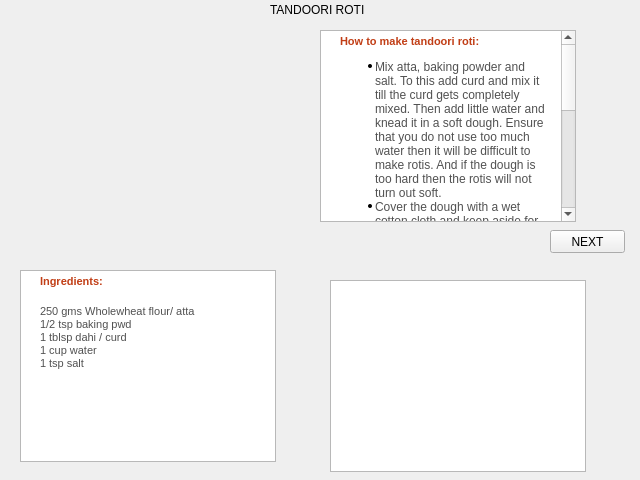
<?xml version="1.0" encoding="UTF-8"?>
<ui version="4.0">
 <class>Roti2</class>
 <widget class="QWidget" name="Roti2">
  <property name="geometry">
   <rect>
    <x>0</x>
    <y>0</y>
    <width>640</width>
    <height>480</height>
   </rect>
  </property>
  <property name="windowTitle">
   <string>Form</string>
  </property>
  <widget class="QLabel" name="label">
   <property name="geometry">
    <rect>
     <x>270</x>
     <y>0</y>
     <width>111</width>
     <height>20</height>
    </rect>
   </property>
   <property name="text">
    <string>TANDOORI ROTI</string>
   </property>
  </widget>
  <widget class="QLabel" name="label_2">
   <property name="geometry">
    <rect>
     <x>30</x>
     <y>30</y>
     <width>241</width>
     <height>231</height>
    </rect>
   </property>
   <property name="text">
    <string/>
   </property>
   <property name="pixmap">
    <pixmap>../../Required Images/tandoori.jpg</pixmap>
   </property>
  </widget>
  <widget class="QTextBrowser" name="textBrowser">
   <property name="geometry">
    <rect>
     <x>20</x>
     <y>270</y>
     <width>256</width>
     <height>192</height>
    </rect>
   </property>
   <property name="html">
    <string>&lt;!DOCTYPE HTML PUBLIC &quot;-//W3C//DTD HTML 4.0//EN&quot; &quot;http://www.w3.org/TR/REC-html40/strict.dtd&quot;&gt;
&lt;html&gt;&lt;head&gt;&lt;meta name=&quot;qrichtext&quot; content=&quot;1&quot; /&gt;&lt;style type=&quot;text/css&quot;&gt;
p, li { white-space: pre-wrap; }
&lt;/style&gt;&lt;/head&gt;&lt;body style=&quot; font-family:'MS Shell Dlg 2'; font-size:8.25pt; font-weight:400; font-style:normal;&quot;&gt;
&lt;p style=&quot; margin-top:0px; margin-bottom:0px; margin-left:15px; margin-right:5px; -qt-block-indent:0; text-indent:0px; background-color:#ffffff;&quot;&gt;&lt;span style=&quot; font-family:'VERDANA,Arial'; font-size:8pt; font-weight:600; color:#c13e16; background-color:#ffffff;&quot;&gt;Ingredients:&lt;/span&gt;&lt;span style=&quot; font-family:'Times New Roman'; font-size:8pt; color:#000000; background-color:#ffffff;&quot;&gt; &lt;/span&gt;&lt;/p&gt;
&lt;table border=&quot;0&quot; style=&quot; margin-top:0px; margin-bottom:0px; margin-left:0px; margin-right:0px;&quot; align=&quot;right&quot; cellspacing=&quot;2&quot; cellpadding=&quot;0&quot; bgcolor=&quot;#ffffff&quot;&gt;
&lt;tr&gt;
&lt;td&gt;&lt;/td&gt;
&lt;td width=&quot;30&quot;&gt;&lt;/td&gt;&lt;/tr&gt;&lt;/table&gt;
&lt;p style=&quot; margin-top:0px; margin-bottom:0px; margin-left:15px; margin-right:10px; -qt-block-indent:0; text-indent:0px; background-color:#ffffff;&quot;&gt;&lt;span style=&quot; font-family:'verdana,Arial'; font-size:8pt; color:#515151; background-color:#ffffff;&quot;&gt;250 gms Wholewheat flour/ atta&lt;/span&gt;&lt;span style=&quot; font-family:'verdana,Arial'; font-size:8pt; color:#515151;&quot;&gt;&lt;br /&gt;1/2 tsp baking pwd&lt;br /&gt;1 tblsp dahi / curd&lt;br /&gt;1 cup water&lt;br /&gt;1 tsp salt&lt;/span&gt;&lt;/p&gt;&lt;/body&gt;&lt;/html&gt;</string>
   </property>
  </widget>
  <widget class="QTextBrowser" name="textBrowser_2">
   <property name="geometry">
    <rect>
     <x>320</x>
     <y>30</y>
     <width>256</width>
     <height>192</height>
    </rect>
   </property>
   <property name="html">
    <string>&lt;!DOCTYPE HTML PUBLIC &quot;-//W3C//DTD HTML 4.0//EN&quot; &quot;http://www.w3.org/TR/REC-html40/strict.dtd&quot;&gt;
&lt;html&gt;&lt;head&gt;&lt;meta name=&quot;qrichtext&quot; content=&quot;1&quot; /&gt;&lt;style type=&quot;text/css&quot;&gt;
p, li { white-space: pre-wrap; }
&lt;/style&gt;&lt;/head&gt;&lt;body style=&quot; font-family:'MS Shell Dlg 2'; font-size:8.25pt; font-weight:400; font-style:normal;&quot;&gt;
&lt;p style=&quot; margin-top:0px; margin-bottom:0px; margin-left:15px; margin-right:5px; -qt-block-indent:0; text-indent:0px; background-color:#ffffff;&quot;&gt;&lt;span style=&quot; font-family:'VERDANA,Arial'; font-size:8pt; font-weight:600; color:#c13e16; background-color:#ffffff;&quot;&gt;How to make tandoori roti:&lt;/span&gt;&lt;/p&gt;
&lt;ul style=&quot;margin-top: 0px; margin-bottom: 0px; margin-left: 0px; margin-right: 0px; -qt-list-indent: 1;&quot;&gt;&lt;li style=&quot; font-family:'Verdana,Arial'; font-size:8pt; color:#515151;&quot; style=&quot; margin-top:12px; margin-bottom:0px; margin-left:10px; margin-right:10px; -qt-block-indent:0; text-indent:0px;&quot;&gt;&lt;span style=&quot; font-size:medium;&quot;&gt;Mix atta, baking powder and salt. To this add curd and mix it till the curd gets completely mixed. Then add little water and knead it in a soft dough. Ensure that you do not use too much water then it will be difficult to make rotis. And if the dough is too hard then the rotis will not turn out soft.&lt;/span&gt;&lt;/li&gt;
&lt;li style=&quot; font-family:'Verdana,Arial'; font-size:8pt; color:#515151;&quot; style=&quot; margin-top:0px; margin-bottom:0px; margin-left:10px; margin-right:10px; -qt-block-indent:0; text-indent:0px;&quot;&gt;&lt;span style=&quot; font-size:medium;&quot;&gt;Cover the dough with a wet cotton cloth and keep aside for half an hour.&lt;/span&gt;&lt;/li&gt;
&lt;li style=&quot; font-family:'Verdana,Arial'; font-size:8pt; color:#515151;&quot; style=&quot; margin-top:0px; margin-bottom:0px; margin-left:10px; margin-right:10px; -qt-block-indent:0; text-indent:0px;&quot;&gt;&lt;span style=&quot; font-size:medium;&quot;&gt;Pre heat the tandoor or oven for 2 mins.&lt;/span&gt;&lt;/li&gt;
&lt;li style=&quot; font-family:'Verdana,Arial'; font-size:8pt; color:#515151;&quot; style=&quot; margin-top:0px; margin-bottom:0px; margin-left:10px; margin-right:10px; -qt-block-indent:0; text-indent:0px;&quot;&gt;&lt;span style=&quot; font-size:medium;&quot;&gt;Now make a small round ball from the dough and roll it in a round flat bread by dusting some flour to form a thick roti.&lt;/span&gt;&lt;/li&gt;
&lt;li style=&quot; font-family:'Verdana,Arial'; font-size:8pt; color:#515151;&quot; style=&quot; margin-top:0px; margin-bottom:0px; margin-left:10px; margin-right:10px; -qt-block-indent:0; text-indent:0px;&quot;&gt;&lt;span style=&quot; font-size:medium;&quot;&gt;Now bake the roti for 4-5 minutes in the clay tandoor or in case of an oven, at the temperatue of 200 degree celsius.&lt;/span&gt;&lt;/li&gt;
&lt;li style=&quot; font-family:'Verdana,Arial'; font-size:8pt; color:#515151;&quot; style=&quot; margin-top:0px; margin-bottom:0px; margin-left:10px; margin-right:10px; -qt-block-indent:0; text-indent:0px;&quot;&gt;&lt;span style=&quot; font-size:medium;&quot;&gt;Once some black spots appear on top of the roti, remove from the tandoor, smear some ghee or butter and serve hot with choice of dal or curry dish.&lt;/span&gt;&lt;/li&gt;
&lt;li style=&quot; font-family:'Verdana,Arial'; font-size:8pt; color:#515151;&quot; style=&quot; margin-top:0px; margin-bottom:12px; margin-left:10px; margin-right:10px; -qt-block-indent:0; text-indent:0px;&quot;&gt;&lt;span style=&quot; font-size:medium;&quot;&gt;Make rest of the rotis in the similar fashion.&lt;/span&gt;&lt;/li&gt;&lt;/ul&gt;&lt;/body&gt;&lt;/html&gt;</string>
   </property>
  </widget>
  <widget class="QTextBrowser" name="textBrowser_3">
   <property name="geometry">
    <rect>
     <x>330</x>
     <y>280</y>
     <width>256</width>
     <height>192</height>
    </rect>
   </property>
  </widget>
  <widget class="QPushButton" name="pushButton">
   <property name="geometry">
    <rect>
     <x>550</x>
     <y>230</y>
     <width>75</width>
     <height>23</height>
    </rect>
   </property>
   <property name="text">
    <string>NEXT</string>
   </property>
  </widget>
 </widget>
 <resources/>
 <connections/>
</ui>
